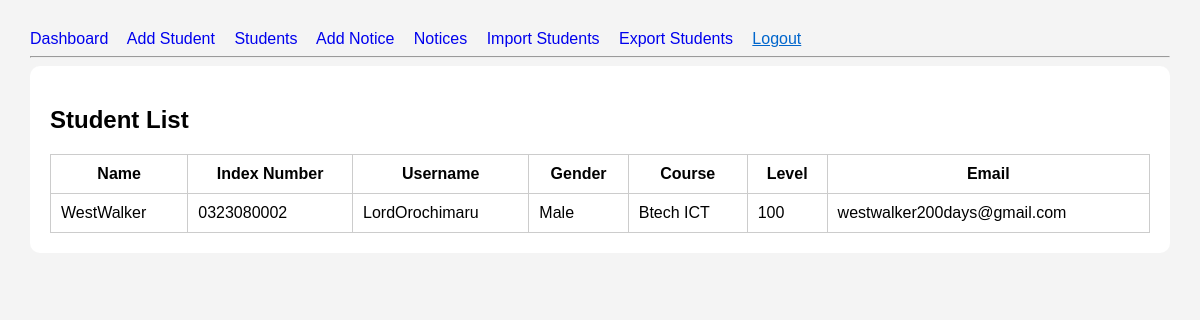
The app's page /students/list/ (signed in) with its own data.
### students/models.py (models this page shows, shortened)
class Person(models.Model):
    full_name = models.CharField(max_length=100)
    phone_number = models.CharField(
        max_length=15,
        validators=[
            RegexValidator(
                regex=r'^\+?\d{10,15}$',
                message='Enter a valid phone number.'
            )
        ]
    )
    class Meta:
        abstract = True

class Student(Person):
    LEVEL_CHOICES = [
        ('100', 'Level 100'),
        ('200', 'Level 200'),
        ('300', 'Level 300'),
        ('400', 'Level 400'),
    ]
    GENDER_CHOICES = [
        ('Male', 'Male'),
        ('Female', 'Female'),
    ]
    user = models.OneToOneField(User, on_delete=models.CASCADE, null=True, blank=True)
    index_number = models.CharField(max_length=30, unique=True)
    username = models.CharField(max_length=50, unique=True)
    gender = models.CharField(max_length=10, choices=GENDER_CHOICES)
    course = models.CharField(max_length=100)
    level = models.CharField(max_length=10, choices=LEVEL_CHOICES)
    email = models.EmailField(unique=True)

### students/views.py (the view)
# urls.py: path('list/', StudentListView.as_view(), name='student_list'),
class StudentListView(LoginRequiredMixin, ListView):
    model = Student
    template_name = 'students/student_list.html'
    context_object_name = 'students'

### templates/students/student_list.html
{% extends 'base.html' %} {% block content %}
<h2>Student List</h2>
<table>
  <thead>
    <tr>
      <th>Name</th>
      <th>Index Number</th>
      <th>Username</th>
      <th>Gender</th>
      <th>Course</th>
      <th>Level</th>
      <th>Email</th>
    </tr>
  </thead>
  <tbody>
    {% for student in students %}
    <tr>
      <td>{{ student.full_name }}</td>
      <td>{{ student.index_number }}</td>
      <td>{{ student.username }}</td>
      <td>{{ student.gender }}</td>
      <td>{{ student.course }}</td>
      <td>{{ student.level }}</td>
      <td>{{ student.email }}</td>
    </tr>
    {% empty %}
    <tr>
      <td colspan="7">No students found.</td>
    </tr>
    {% endfor %}
  </tbody>
</table>
{% endblock %}

### templates/base.html (style rules this page uses)
body { font-family: Arial, sans-serif; margin: 30px; background: #f4f4f4; }
table { width: 100%; border-collapse: collapse; }
table, th, td { border: 1px solid #ccc; padding: 10px; }

### records on screen
Student: full_name "WestWalker", index_number "0323080002", username "LordOrochimaru", gender "Male", course "Btech ICT", level "100", email "westwalker200days@gmail.com"
